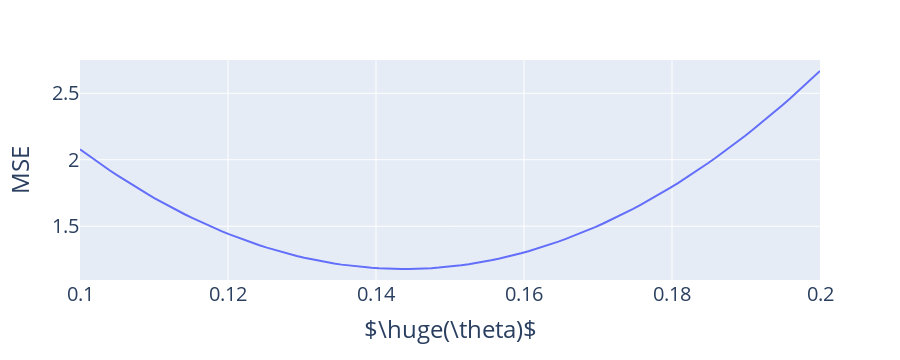

Notebook source saved alongside this figure:
### Code cell
# to find the best theta, make a plot
# plot MSE vs theta, showing off how to set xaxis_title and yaxis_title
fig = px.line(x = thetas, y = mses)
fig.update_layout(
    xaxis_title = r'$\huge(\theta)$',
    yaxis_title = 'MSE',
    font_size = 20
)

# The Plotly library supports LaTeX syntax
